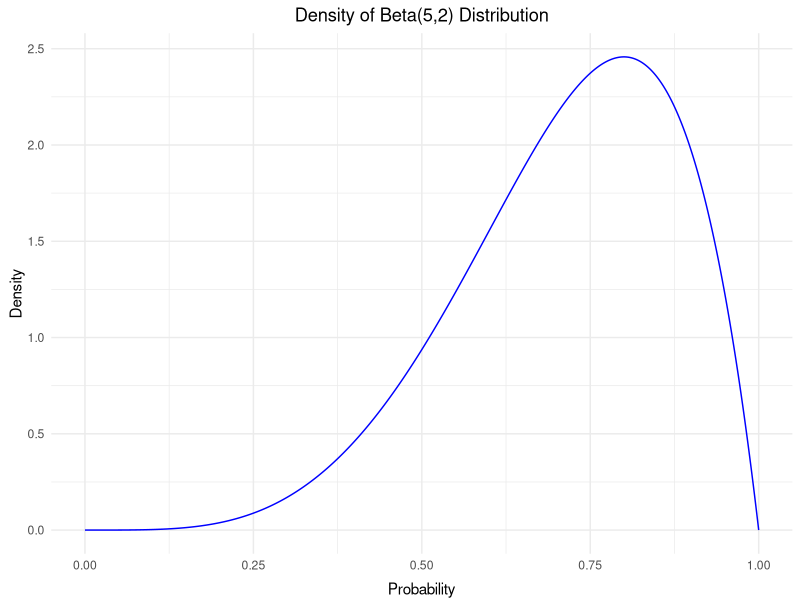
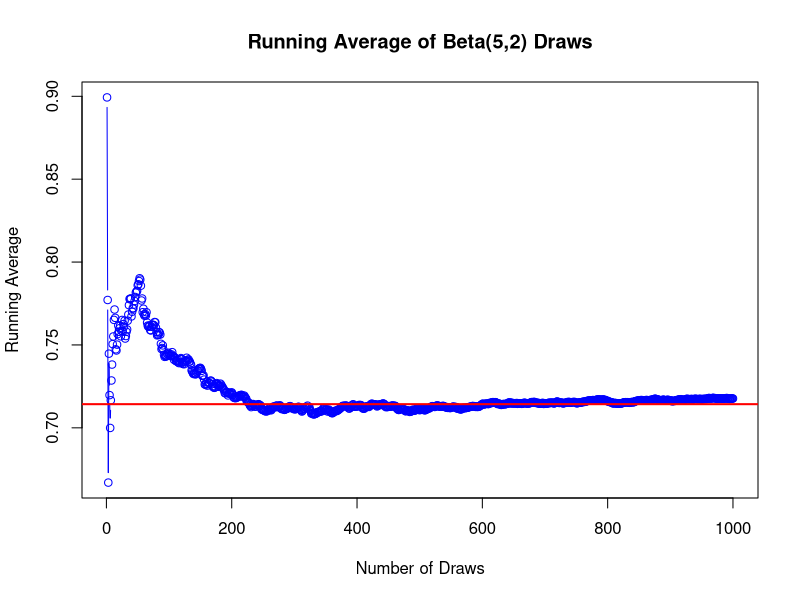
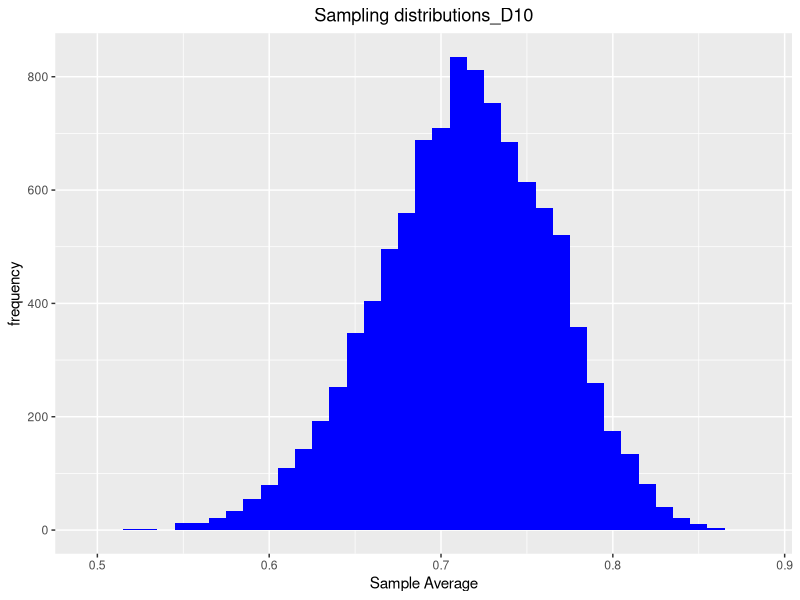
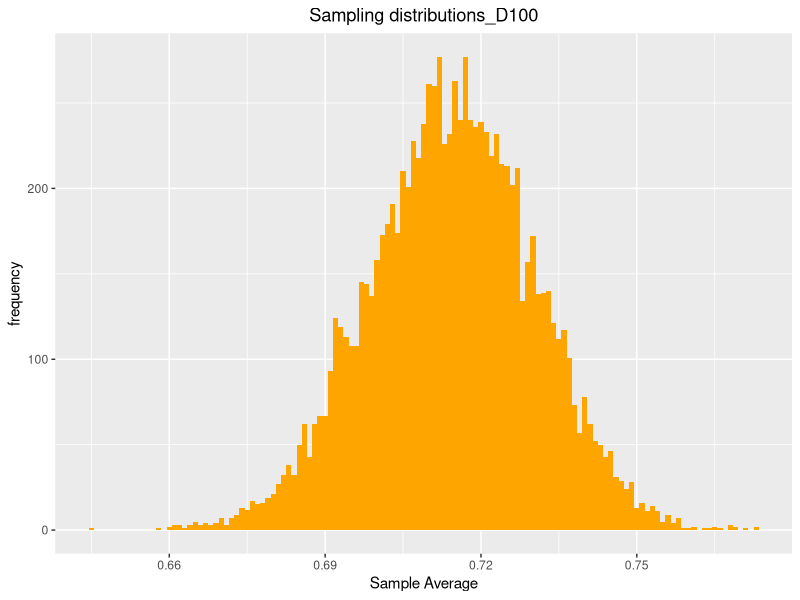

Write the R code that produced these figures, in order.
## ---- chunk 1
library(ggplot2)
x <- seq(0, 1, length.out = 1000)
y <- dbeta(x, shape1 = 5, shape2 = 2)
ggplot(data.frame(x=x, y=y), aes(x=x, y=y)) + 
  geom_line(color = "blue") + 
  theme_minimal() + 
  labs(title = "Density of Beta(5,2) Distribution",
       x = "Probability",
       y = "Density") + 
  theme(plot.title = element_text(hjust = 0.5),
        axis.title.x = element_text(vjust=-0.5),
        axis.title.y = element_text(vjust=0.5))
## ---- chunk 2
set.seed(1234)
random_draws <- rbeta(1000, 5, 2)
# Calculating the Running Average
running_average <- cumsum(random_draws) / (1:1000)
# Scatterplot
plot(1:1000, running_average, type="b", col="blue", 
     xlab="Number of Draws", ylab="Running Average",
     main="Running Average of Beta(5,2) Draws")
abline(h=5/7, col="red", lwd=2) # Expected value line
# Compare value
last_value <- tail(running_average, n=1)
print(last_value)
## ---- chunk 3
# set samples
D10  = vector(length = 10000)
D100 = vector(length = 10000)
R = 10000

for (i in 1:R){
     D10[i] = mean(rbeta(10, shape1 = 5, shape2 = 2))
     D100[i] = mean(rbeta(100, shape1 = 5, shape2 = 2))
}

# Plot for D10
ggplot(data.frame(D10), aes(D10)) +
  geom_histogram(binwidth = 0.01, fill = "blue") +
  labs(
    title = "Sampling distributions_D10",
    x = "Sample Average",
    y = "frequency") +
  theme(plot.title = element_text(hjust = 0.5))

# Plot for D100
ggplot(data.frame(D100), aes(D100)) +
  geom_histogram(binwidth = 0.001, fill = "orange") +
  labs(
    title = "Sampling distributions_D100",
    x = "Sample Average",
    y = "frequency") +
  theme(plot.title = element_text(hjust = 0.5))
## ---- chunk 4
library(Matrix)

X <- matrix(c(1, 1, 1, 1, 1, 4, 5, 8), nrow=4, ncol=2, byrow=FALSE)
rank_of_X <- Matrix::rankMatrix(X)
print(rank_of_X)
## ---- chunk 5
# Define X and X-prime
X = matrix(c(1, 1, 1, 1, 1, 4, 5, 8), nrow=4, ncol=2, byrow=FALSE);
X_prime = t(X);
xpx = X_prime %*% X
xpx
## ---- chunk 6
rank_of_xpx <- Matrix::rankMatrix(xpx)
print(rank_of_xpx)
## ---- chunk 7
xpx_inverse = solve(xpx)
xpx_inverse
## ---- chunk 8
rank_of_xpx_inverse <- Matrix::rankMatrix(xpx_inverse)
print(rank_of_xpx_inverse)
## ---- chunk 9
y = matrix(c(6,5,3,2), nrow=4, ncol=1, byrow=FALSE);
X_prime_y = X_prime %*% y
X_prime_y
## ---- chunk 10
xpx_inverse %*% X_prime_y
